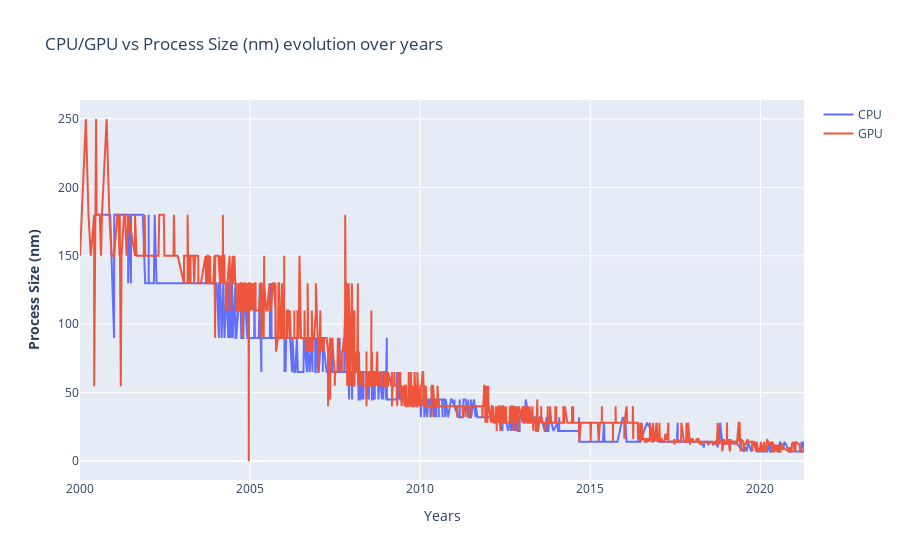

The cell this chart's notebook holds for it:
### Markdown cell above
### Análise - Proccess Size

### Code cell
fig = make_subplots()

# Add traces
fig.add_trace(
    go.Scatter(x= df_cpu.index, y=df_cpu["Process Size (nm)"] ,name= "CPU")
)

fig.add_trace(
    go.Scatter(x= df_gpu.index,y= df_gpu["Process Size (nm)"], name= "GPU")
)

# Add figure title
fig.update_layout(
    title_text="CPU/GPU vs Process Size (nm) evolution over years"
)

# Set x-axis title
fig.update_xaxes(title_text="Years")

# Set y-axes titles
fig.update_yaxes(title_text="<b>Process Size (nm)</b>", secondary_y=False)

fig.show()

### Figure 1 — Plotly figure (JSON) as saved in the notebook; plotly's stock layout.template omitted (floating-point values rounded to 4 significant figures; data arrays with more than 128 entries replaced by an {"elided": "..."} marker saying what was removed)
{"data": [{"name": "CPU", "type": "scatter", "x": {"elided": "2141 str values"}, "y": {"elided": "2141 int values"}}, {"name": "GPU", "type": "scatter", "x": {"elided": "2604 str values"}, "y": {"elided": "2604 float values"}}], "layout": {"title": {"text": "CPU/GPU vs Process Size (nm) evolution over years"}, "xaxis": {"anchor": "y", "domain": [0, 1], "title": {"text": "Years"}}, "yaxis": {"anchor": "x", "domain": [0, 1], "title": {"text": "<b>Process Size (nm)</b>"}}}}
